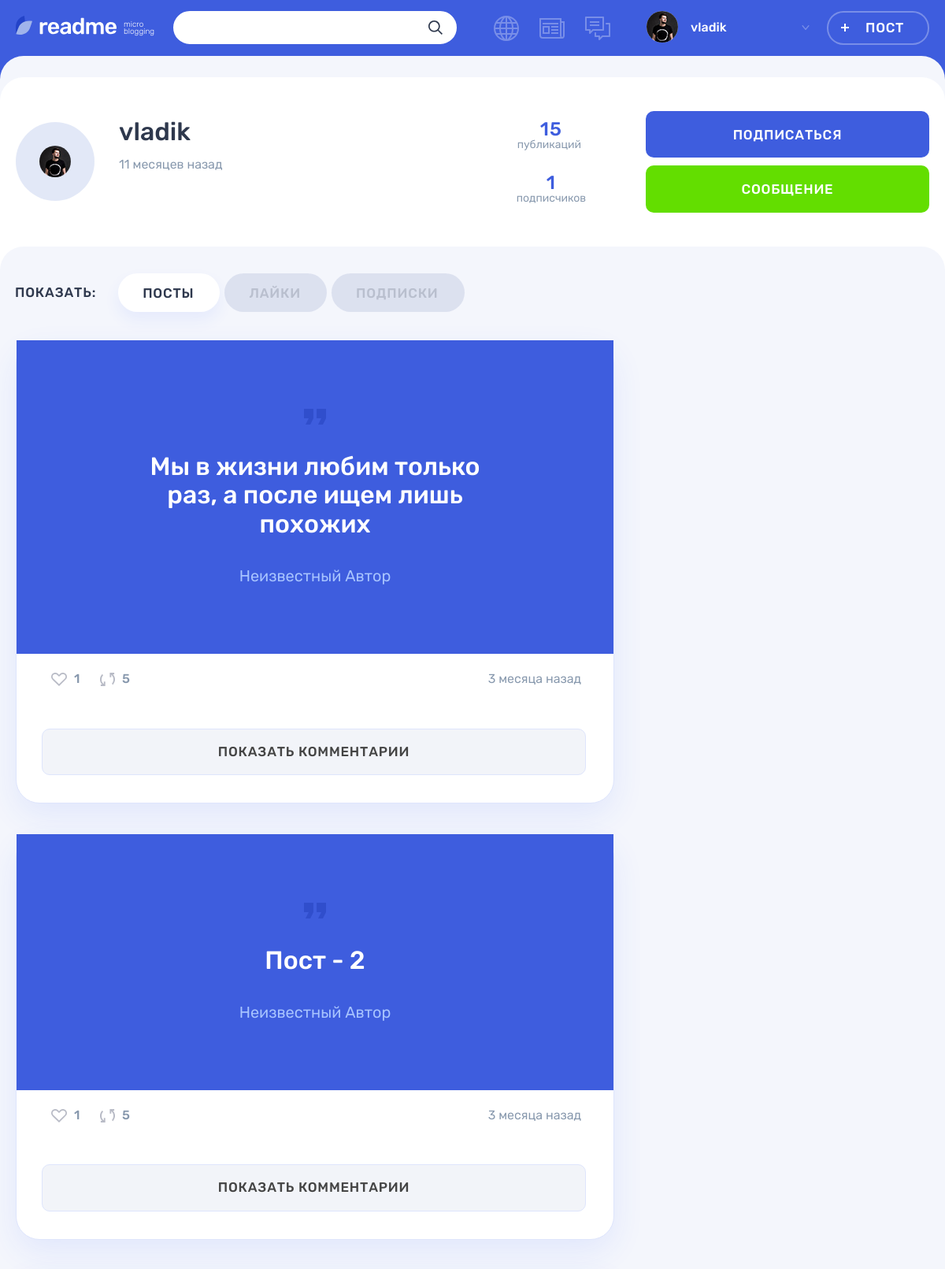
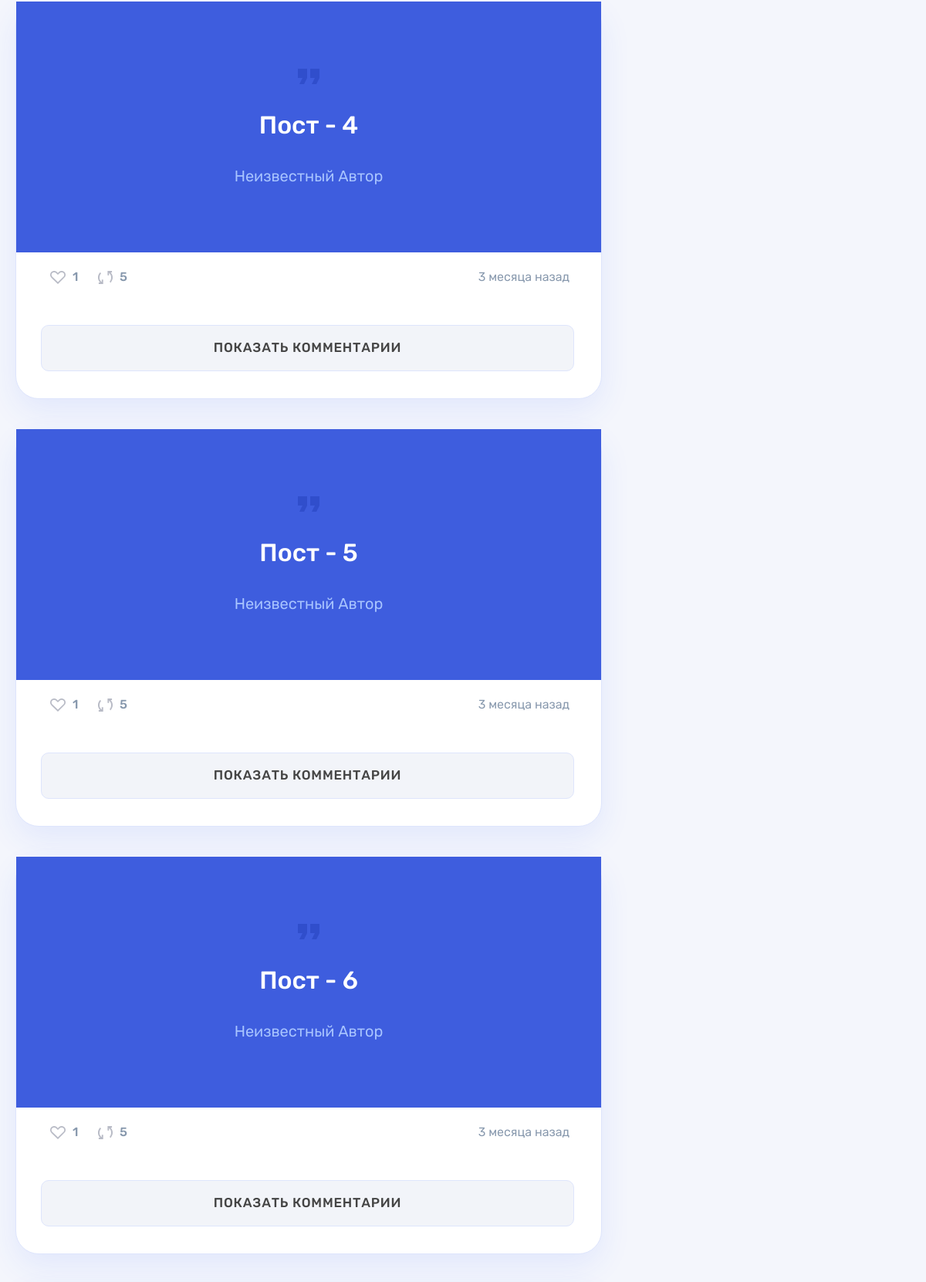
The app's page /profile.php (signed in, upper part) with its own data (2 pictures, top to bottom).
### tables this page shows
CREATE TABLE users (
  id  INT UNSIGNED AUTO_INCREMENT PRIMARY KEY NOT NULL,
  date_add  DATETIME NOT NULL,
  email VARCHAR(128) NOT NULL,
  login VARCHAR(128) NOT NULL,
  password  CHAR(64) NOT NULL,
  avatar  VARCHAR(128),
  UNIQUE INDEX email(email),
  UNIQUE INDEX login(login)
);

CREATE TABLE posts (
  id  INT UNSIGNED AUTO_INCREMENT PRIMARY KEY NOT NULL,
  date_add  DATETIME NOT NULL,
  title VARCHAR(128) NOT NULL,
  content TEXT NOT NULL,
  quote_author  VARCHAR(128),
  image VARCHAR(128),
  video VARCHAR(128),
  link  VARCHAR(128),
  views INT UNSIGNED NOT NULL DEFAULT 0,
  post_author_id INT UNSIGNED NOT NULL,
  content_type_id INT UNSIGNED NOT NULL,
  likes_count INT UNSIGNED NOT NULL DEFAULT 0,
  comments_count INT UNSIGNED NOT NULL DEFAULT 0,
  FOREIGN KEY (post_author_id) REFERENCES users(id),
  FOREIGN KEY (content_type_id) REFERENCES content_types(id)
);

### helpers.php (called while the page is built, shortened)
<?php
function get_noun_plural_form(int $number, string $one, string $two, string $many): string
{
    $number = (int)$number;
    $mod10 = $number % 10;
    $mod100 = $number % 100;
    switch (true) {
        case ($mod100 >= 11 && $mod100 <= 20):
            return $many;
        case ($mod10 >= 2 && $mod10 <= 4):
            return $two;
    }
}
function include_template($name, array $data = [])
{
    $name = 'templates/' . $name;
    extract($data);
    require $name;
    $result = ob_get_clean();
    return $result;
}

### includes/functions.inc.php (called while the page is built, shortened)
<?php
function select_query($con, $sql, $type = 'all')
{
    mysqli_set_charset($con, "utf8");
    $result = mysqli_query($con, $sql) or trigger_error("Ошибка в запросе к базе данных: ".mysqli_error($con), E_USER_ERROR);
    if ($type == 'assoc') {
        return mysqli_fetch_assoc($result);
    }
    if ($type == 'row') {
        return mysqli_fetch_row($result)[0];
    }
    return mysqli_fetch_all($result, MYSQLI_ASSOC);
}
function get_post_interval($post_time, $caption)
{
    $current_time = date_create();
    $interval = date_diff(date_create($post_time), $current_time);
    $years = floor($interval->y);
    $months = floor($interval->m);
    $days = floor($interval->d);
    $weeks = floor($days / 7);
    $hours = floor($interval->h);
    $minutes = floor($interval->i);
    if ($years) {
        $time = $years . ' ' . get_noun_plural_form($years, 'год', 'года', 'лет') . ' ' . $caption;
    } elseif ($months) {
        $time = $months . ' ' . get_noun_plural_form($months, 'месяц', 'месяца', 'месяцев') . ' ' . $caption;
    } elseif ($days > 7) {
        $time = $weeks . ' ' . get_noun_plural_form($weeks, 'неделя', 'недели', 'недель') . ' ' . $caption;
    } elseif ($days) {
        $time = $days . ' ' . get_noun_plural_form($days, 'день', 'дня', 'дней') . ' ' . $caption;
    } elseif ($hours) {
        $time = $hours . ' ' . get_noun_plural_form($hours, 'час', 'часа', 'часов') . ' ' . $caption;
    } elseif ($minutes) {
        $time = $minutes . ' ' . get_noun_plural_form($minutes, 'минута', 'минуты', 'минут') . ' ' . $caption;
    } else {
        $time = 'Только что';
    }
    return $time;
}

### templates/profile.php (the view, shortened to what this page needs)
<?php
  require_once('helpers.php');
?>
      <div class="profile profile--default">
        <div class="profile__user-wrapper">
          <div class="profile__user user container">
            <div class="profile__user-info user__info">
              <div class="profile__avatar user__avatar">
                <img class="profile__picture user__picture" src="<?= $user['avatar'] ?>" alt="Аватар пользователя">
              </div>
              <div class="profile__name-wrapper user__name-wrapper">
                <span class="profile__name user__name"><?= $user['login'] ?></span>
                <time class="profile__user-time user__time" datetime="<?= $user['date_add'] ?>"><?= get_post_interval($user['date_add'], 'назад') ?></time>
              </div>
            </div>
            <div class="profile__rating user__rating">
              <p class="profile__rating-item user__rating-item user__rating-item--publications">
                <span class="user__rating-amount"><?= $user_posts_count ?></span>
                <span class="profile__rating-text user__rating-text">публикаций</span>
              </p>
              <p class="profile__rating-item user__rating-item user__rating-item--subscribers">
                <span class="user__rating-amount"><?= $user_subscribers_count ?></span>
                <span class="profile__rating-text user__rating-text">подписчиков</span>
              </p>
            </div>
            <div class="profile__user-buttons user__buttons">
            <?php if (empty($subscribe)): ?>
              <a class="profile__user-button user__button user__button--subscription button button--main" href="profile.php?user=<?=$user['id']?>&subscribe=<?=$user['id']?>">Подписаться</a>
            <?php endif; ?>
              <a class="profile__user-button user__button user__button--writing button button--green" href="#">Сообщение</a>
            </div>
          </div>
        </div>
        <div class="profile__tabs-wrapper tabs">
          <div class="container">
            <div class="profile__tabs filters">
              <b class="profile__tabs-caption filters__caption">Показать:</b>
              <ul class="profile__tabs-list filters__list tabs__list">
                <li class="profile__tabs-item filters__item">
                  <a class="profile__tabs-link filters__button filters__button--active tabs__item tabs__item--active button">Посты</a>
                </li>
                <li class="profile__tabs-item filters__item">
                  <a class="profile__tabs-link filters__button tabs__item button" href="#">Лайки</a>
                </li>
                <li class="profile__tabs-item filters__item">
                  <a class="profile__tabs-link filters__button tabs__item button" href="#">Подписки</a>
                </li>
              </ul>
            </div>
            <div class="profile__tab-content">
              <section class="profile__posts tabs__content tabs__content--active">
                <?php foreach($user_posts as $user_post): ?>
                <article class="profile__post post post-<?= $user_post['class_name'] ?>">
                  <?php
                    $post = include_template('post-' . $user_post['class_name'] .'.php', ['post' => $user_post,]);
                    echo($post);
                  ?>
                  <footer class="post__footer">
                    <div class="post__indicators">
                      <div class="post__buttons">
                        <a class="post__indicator post__indicator--likes button" href="#" title="Лайк">
                          <svg class="post__indicator-icon" width="20" height="17">
                            <use xlink:href="#icon-heart"></use>
                          </svg>
                          <span><?= $user_post['likes_count'] ?></span>
                        </a>
                        <a class="post__indicator post__indicator--repost button" href="#" title="Репост">
                          <svg class="post__indicator-icon" width="19" height="17">
                            <use xlink:href="#icon-repost"></use>
                          </svg>
                          <span>5</span>
                        </a>
                      </div>
                      <time class="post__time" datetime="<?= $user_post['date_add'] ?>"><?= get_post_interval($user_post['date_add'], 'назад') ?></time>
                    </div>
                  </footer>
                  <div class="comments">
                    <a class="comments__button button" href="#">Показать комментарии</a>
                  </div>
                </article>
                <?php endforeach; ?>
              </section>
            </div>
          </div>
        </div>
      </div>

### templates/post-quote.php
<div class="post-details__image-wrapper post-quote">
    <div class="post__main">
      <blockquote>
        <p>
          <?= $post['content'] ?>
        </p>
        <?php if ($post['quote_author']): ?>
          <cite><?= $post['quote_author'] ?></cite>
        <?php else: ?>
          <cite>Неизвестный Автор</cite>
        <?php endif; ?>
      </blockquote>
    </div>
</div>

### templates/layout.php (shortened to what this page needs)
<?php
    $url = $_SERVER['REQUEST_URI'];
    $current_url = substr($url, strrpos($url, '/'));
    $registration_url = '/registration.php';
    $feed_url = '/feed.php';
    $popular_url = '/popular.php';
 ?>
<!DOCTYPE html>
<html lang="ru">
<head>
    <link rel="stylesheet" href="css/main.css">
</head>
<body class="page">
<header class="header">
    <div class="header__wrapper container">
        <div class="header__logo-wrapper">
            <a class="header__logo-link" href="/popular.php">
                <img class="header__logo" src="img/logo.svg" alt="Логотип readme" width="128" height="24">
            </a>
            <p class="header__topic">
                micro blogging
            </p>
        </div>
        <?php if ($current_url != $registration_url): ?>
        <form class="header__search-form form" action="search.php" method="get">
            <div class="header__search">
                <input class="header__search-input form__input" name="q" type="search">
                <button class="header__search-button button" type="submit">
                    <svg class="header__search-icon" width="18" height="18">
                        <use xlink:href="#icon-search"></use>
                    </svg>
                </button>
            </div>
        </form>
        <?php endif; ?>
        <div class="header__nav-wrapper">
            <nav class="header__nav">
                <?php if ($current_url != $registration_url): ?>
                <ul class="header__my-nav">
                    <li class="header__my-page header__my-page--popular">
                        <a class="header__page-link <?= $current_url == $popular_url ? 'header__page-link--active' : ' ' ?>" href="/popular.php" title="Популярный контент">
                        </a>
                    </li>
                    <li class="header__my-page header__my-page--feed">
                        <a class="header__page-link <?= $current_url == $feed_url ? 'header__page-link--active' : ' ' ?>" href="/feed.php" title="Моя лента">
                        </a>
                    </li>
                    <li class="header__my-page header__my-page--messages">
                        <a class="header__page-link" href="messages.html" title="Личные сообщения">
                        </a>
                    </li>
                </ul>
                <?php endif; ?>
                <ul class="header__user-nav">
                    <?php if ($current_url != $registration_url): ?>
                    <li class="header__profile">
                        <a class="header__profile-link" href="#">
                            <div class="header__avatar-wrapper">
                                <img class="header__profile-avatar" src="<?= $avatar ?>" alt="Аватар профиля">
                            </div>
                            <div class="header__profile-name">
                                <span>
                                    <?= $user_name ?>
                                </span>
                                <svg class="header__link-arrow" width="10" height="6">
                                    <use xlink:href="#icon-arrow-right-ad"></use>
                                </svg>
                            </div>
                        </a>
                    </li>
                    <li>
                        <a class="header__post-button button button--transparent" href="/add.php">Пост</a>
                    </li>
                    <?php endif; ?>
                </ul>
            </nav>
        </div>
    </div>
</header>
<section class="page__main page__main--popular">
  <?= $content ?>
</section>
</body>
</html>

### records on screen
users: avatar (picture), login "vladik", date_add "11 месяцев назад"
posts: content "Мы в жизни любим только раз, а после ищем лишь похожих", shows "Неизвестный Автор", likes_count "1", date_add "3 месяца назад"
posts: content "Пост - 2", shows "Неизвестный Автор", likes_count "1", date_add "3 месяца назад"
posts: content "Пост - 4", shows "Неизвестный Автор", likes_count "1", date_add "3 месяца назад"
posts: content "Пост - 5", shows "Неизвестный Автор", likes_count "1", date_add "3 месяца назад"
posts: content "Пост - 6", shows "Неизвестный Автор", likes_count "1", date_add "3 месяца назад"

### other values on screen
$user_posts_count "15"
$user_subscribers_count "1"
